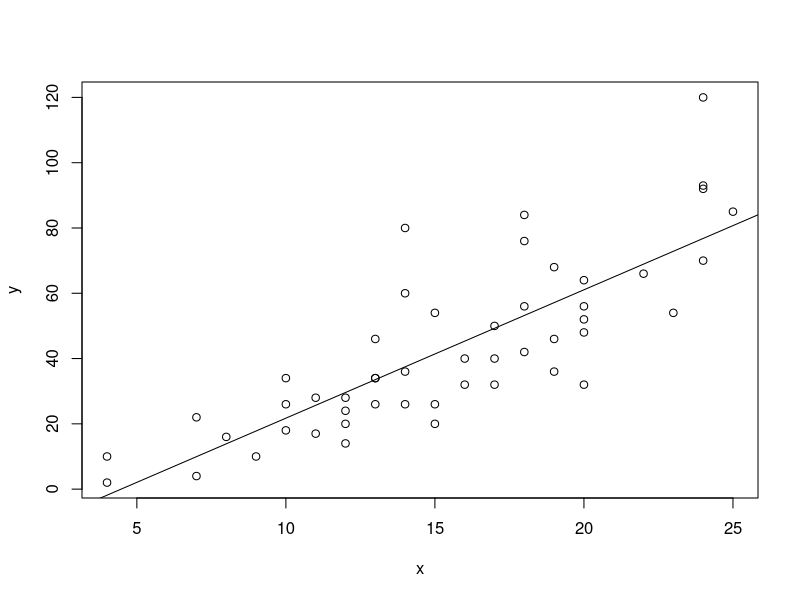

Write R code to recreate this figure.

data <- cars
x <- data$speed
y <- data$dist
cor.test(x,y)
plot(x,y)
t.test(x,y,p.adjust = "bonferroni")
lmodel <- lm(formula = y~x)
abline(lmodel)
